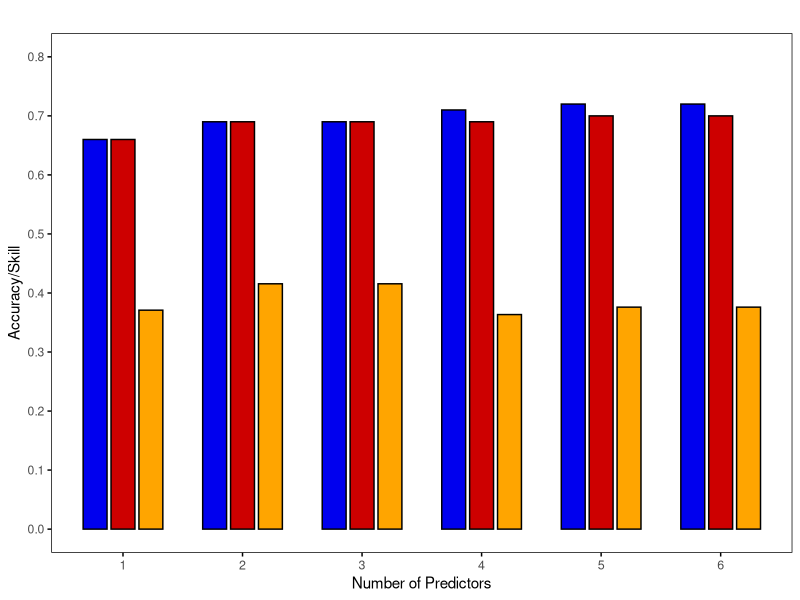
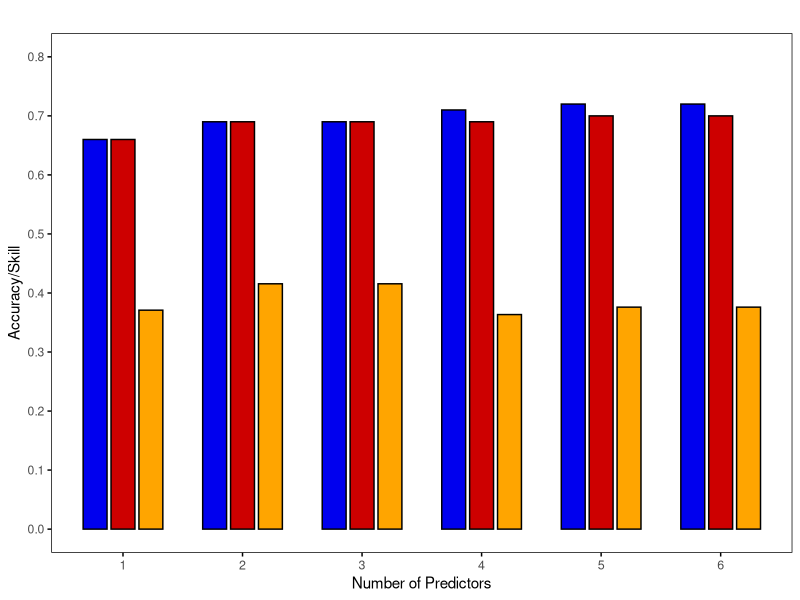

Reproduce these figures in R, in order.


# Create a data frame with the given data
data <- data.frame(
  Category = 1:6,
  Value1 = c(0.66, 0.69, 0.69, 0.71, 0.72, 0.72),
  Value2 = c(0.66, 0.69, 0.69, 0.69, 0.7, 0.7),
  Value3 = c(0.37087, 0.41556, 0.41556, 0.36343, 0.37601, 0.37601)
)

# Load the necessary library
library(ggplot2)

# Reshape the data to long format
data_long <- tidyr::gather(data, Key, Value, -Category)

# Create the bar chart with a gap between Value1 and Value2
ggplot(data_long, aes(x = as.factor(Category), y = Value, fill = Key)) +
  geom_bar(stat = "identity", position = position_dodge(width = 0.7), width = 0.6, color = "black") +
  labs(title = "", x = "Number of Predictors", y = "Accuracy/Skill") +
  scale_fill_manual(values = c("Value1" = "blue2", "Value2" = "red3", "Value3" = "orange")) +
  scale_x_discrete(labels = c("1", "2", "3", "4", "5", "6")) +
  scale_y_continuous(limits = c(0, 0.8), breaks = seq(0, 0.8, 0.1)) +
  theme_minimal() +
  theme(
    legend.position = "none",
    panel.background = element_rect(fill = "white"),
    axis.text.x = element_text(size = 9, face = "plain"),
    axis.ticks = element_line(color = "black", size = .5), panel.grid = element_blank()
    
  )

# Save the plot as a PNG file
ggsave("clustered_bar_chart.png", width = 8, height = 6, dpi = 300, bg = "white")















